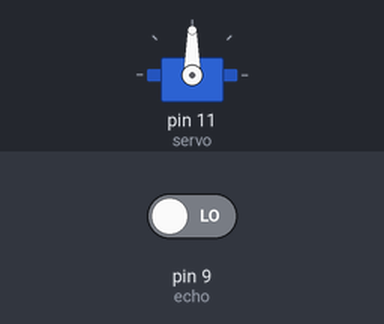
This sketch was run on a simulated Arduino Uno, built with avr-gcc and run on an emulated ATmega328P. Shown: servo. The inputs (shaded band) are chosen by the test bench; at power-on: pin 9 (echo) LOW. What the sketch prints to the serial monitor is not drawn.

Above: at 0.1 s.
At 1.1 s:
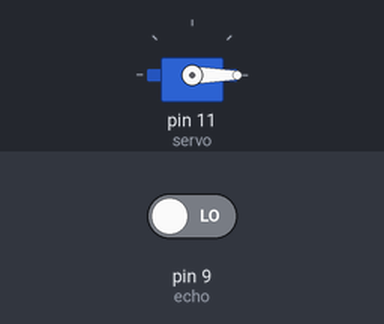
Timing chart, 0 to 2.6 s (numbered marks = the images above):
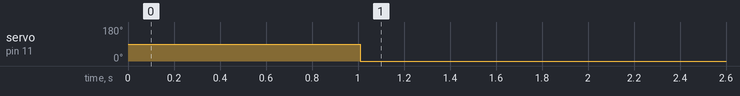

Measured:
- by itself, servo on pin 11 (servo): 90° → 0° at 1.0 s

The sketch:

9_Servo_Distance_Indicator.ino
```cpp
/*****************************************************
  Project Title: Servo Distance Indicator
  Organisation: Soham Academy Of Human Excellence
  Website: https://ria.sohamacademy.org/
*******************************************************/
#include<Servo.h>
int trig = 8;
int echo = 9;
//int dt=10;
Servo servo;
int  degree = 60 ;

//int distance,duration;
void setup() {
  // put your setup code here, to run once:
  pinMode(trig, OUTPUT);
  pinMode(echo, INPUT);
  Serial.begin(9600);
  servo.attach(11);
}

int calc_dis()
{
  int duration, distance;
  digitalWrite(trig, HIGH);
  delay(10);
  digitalWrite(trig, LOW);
  duration = pulseIn(echo, HIGH);
  distance = (duration / 2) / 29.1;
  return distance;
}

void loop() {
  // put your main code here, to run repeatedly:
  if (calc_dis() < 3)
  {
    servo.write(0);
    Serial.println(calc_dis());
    delay(500);
  }
  else if (calc_dis() > 180 ) {
    servo.write(0);
    Serial.println(calc_dis());
    delay(500);
  }
  else {
    degree = ((calc_dis() * 180) / 60) ;
    servo.write(degree);
    Serial.println(degree);
    delay(1000);
    servo.write(0);
  }
}

//This code is written to calculate the DISTANCE using ULTRASONIC SENSOR
```
